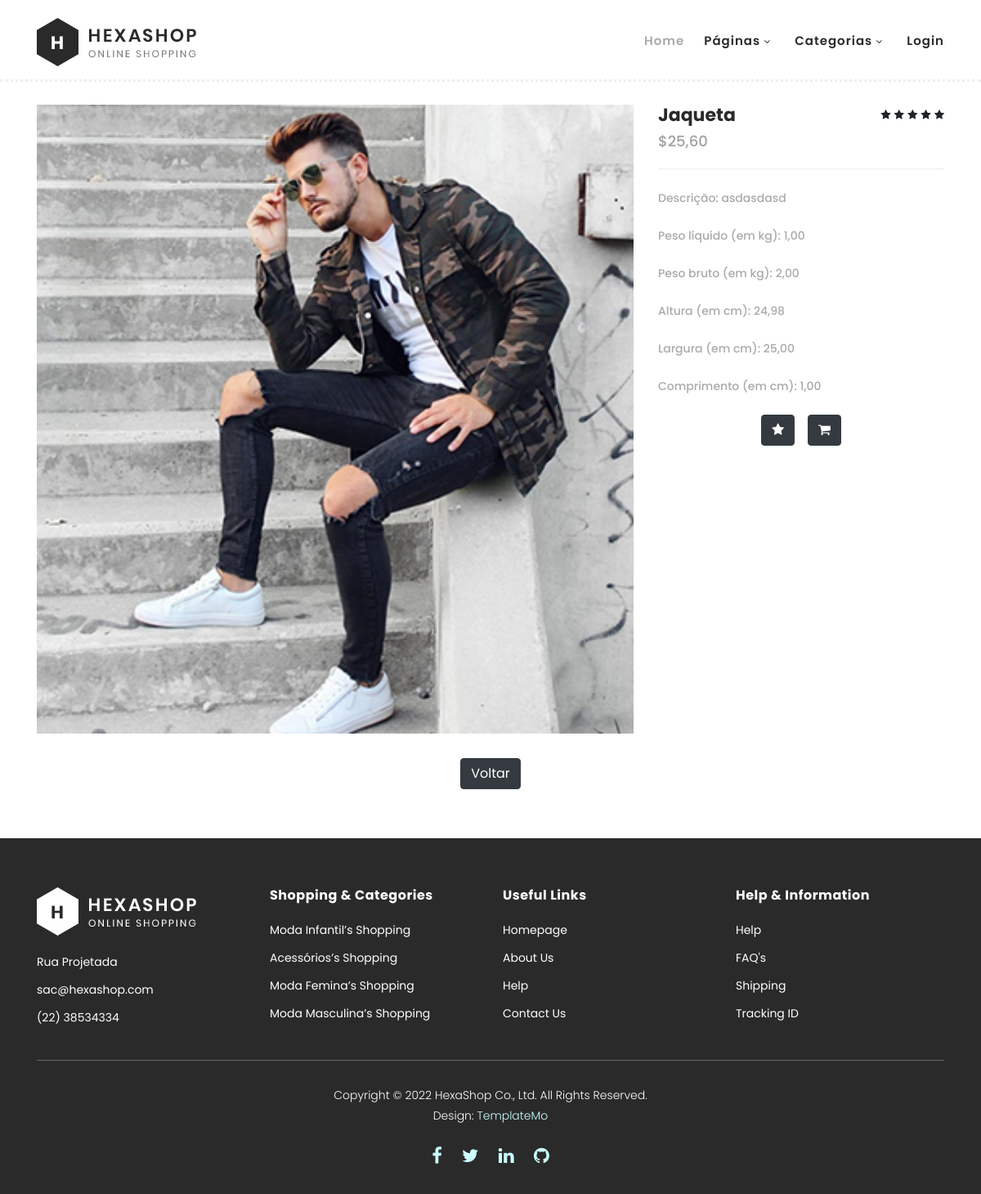
Page /visualizar/1 on the committed database.
### core/models.py (models this page shows, shortened)
class Product(models.Model):
    product_name = models.CharField(max_length = 30, verbose_name='Produto')
    product_description = models.CharField(max_length = 60, verbose_name='Descrição')
    product_price = models.DecimalField(max_digits=7, decimal_places=2, verbose_name='Preço')
    product_status = models.BooleanField(verbose_name='Disponível')
    product_image = models.ImageField(null=True, verbose_name='Imagem')
    product_netweight = models.DecimalField(max_digits=7, decimal_places=2, verbose_name="Peso líquido (em Kg):")
    product_weight = models.DecimalField(max_digits=7, decimal_places=2, verbose_name="Peso bruto (em Kg):")
    product_height = models.DecimalField(max_digits=7, decimal_places=2, verbose_name="Altura (em cm):")
    product_width = models.DecimalField(max_digits=7, decimal_places=2, verbose_name="Largura (em cm):")
    product_length = models.DecimalField(max_digits=7, decimal_places=2, verbose_name="Profundidade (em cm):")
    class Meta:
        verbose_name= 'Produto'
        verbose_name_plural = 'Produtos'
        ordering = ['product_name']

class Category(models.Model):
    category_name = models.CharField(max_length = 30, verbose_name='Categoria')
    category_description = models.CharField(max_length = 60, verbose_name='Descrição')
    category_breve = models.CharField(max_length = 45, blank=True, null=True, verbose_name='Descrição breve')
    category_image = models.ImageField(null=True, verbose_name='Imagem')
    class Meta:
        verbose_name= 'Categoria'
        verbose_name_plural = 'Categorias'
        ordering = ['category_name']

### core/views.py (the view)
# urls.py: path("visualizar/<int:pk>", views.visualizar_view, name='visualizar/'),
def visualizar_view(request, pk):
    context = dados_nav(request)
    product = Product.objects.get(pk=pk)
    context.setdefault('product', product)
    return render(request, 'visualizar.html',context )

### core/views.py (called while the page is built)
def dados_nav(request):
    categorias = Category.objects.all()
    carrinho = request.session.get('cart', {})
    qtd_prod = 0
    if len(carrinho):
        for item in carrinho.values():
            qtd_prod += int(item['quantidade'])
    aux = []
    for i in categorias:
        aux.append(i)
    if aux:
        if len(aux) < 5:
            num = len(aux)
        else:
            num = 5
        rodape = sample(aux,num)
    else:
        rodape = []
    context = {'categorias': categorias,
               'qtd_prod': qtd_prod,
               'dados': dados,
               'rodape': rodape }
    return context

### core/templates/visualizar.html (shortened to what this page needs)
{% extends 'base.html' %}
{% load static %}
{% block content %}
    <section class="section pt-5" id="product">
             <div class="container">
                <div class="row">
                    <div class="col-lg-8">
                    <div class="left-images">
                        <img src="{{product.product_image.url }}" alt="">
                    </div>
                </div>
                <div class="col-lg-4">
                    <div class="right-content">
                        <h4><input type="hidden" name='product_name' value="{{ product.product_name|safe }}">{{ product.product_name }}</h4>
                        <span class="price">$<input type="hidden" name='product_price' value={{ product.product_price }}>{{ product.product_price }}</span>
                        <ul class="stars">
                            <li><i class="fa fa-star"></i></li>
                            <li><i class="fa fa-star"></i></li>
                            <li><i class="fa fa-star"></i></li>
                            <li><i class="fa fa-star"></i></li>
                            <li><i class="fa fa-star"></i></li>
                        </ul>
                        <span>Descrição: {{ product.product_description }}</span>
                        <span>Peso líquido (em kg): {{ product.product_netweight }} </span>
                        <span>Peso bruto (em kg): {{ product.product_weight }} </span>
                        <span>Altura (em cm): {{ product.product_height }} </span>
                        <span>Largura (em cm): {{ product.product_width }} </span>
                        <span>Comprimento (em cm): {{ product.product_length }} </span>
                        <div class="row mt-4 d-flex justify-content-center">
                            <a class="btn btn-dark mx-2" href="../avaliar/{{ product.id }}"><i class="fa fa-star"></i></a>
                            <a class="btn btn-dark mx-2" href="../single-product/{{ product.id }}"><i class="fa fa-shopping-cart"></i></a>
                        </div>
                    </div>
                </div>
            </div>
            <div class="d-flex justify-content-center">
                <a href="/" class="btn btn-dark">Voltar</a>
            </div>
    </section>
{% endblock %}

### core/templates/base.html (shortened to what this page needs)
<!DOCTYPE html>
<html lang="en">
  <head>
    {% load static %}
    <link rel="stylesheet" type="text/css" href="{% static 'css/bootstrap.min.css' %}">
    <link rel="stylesheet" type="text/css" href="{% static 'css/font-awesome.css' %}">
    <link rel="stylesheet" href="{% static 'css/templatemo-hexashop.css' %}">
    <link rel="stylesheet" href="{% static 'css/owl-carousel.css' %}">
    <link rel="stylesheet" href="{% static 'css/lightbox.css' %}">
    </head>
    <body>
    <header class="header-area header-sticky">
        <div class="container">
            <div class="row">
                <div class="col-12">
                    <nav class="main-nav">
                        <a href="/" class="logo">
                            <img src="{% static 'images/logo.png' %}">
                        </a>
                        <ul class="nav">
                            <li class="scroll-to-section"><a href="/#top" class="active">Home</a></li>
                            <li class="submenu">
                                <a href="javascript:;">Páginas</a>
                            </li>
                            <li class="submenu">
                                <a href="javascript:;">Categorias</a>
                            </li>
                            {% if user.is_authenticated %}
                              <li class="scroll-to-section"><a href="{% url 'logout/' %}">Sair</a></li>
                            {% else %}
                              <li><a href="../login">Login</a></li>
                            {% endif %}
                        </ul>
                    </nav>
                </div>
            </div>
        </div>
    </header>
    {% block content %}
    {% endblock content %}
        <footer>
          <div class="container">
              <div class="row">
                  <div class="col-lg-3">
                      <div class="first-item">
                          <div class="logo">
                              <img src="{% static 'images/white-logo.png' %}" alt="hexashop ecommerce templatemo">
                          </div>
                          <ul>
                              <li><a href="#">{{ dados.loja_end }}</a></li>
                              <li><a href="mailto:someone@example.com">{{ dados.loja_email }}</a></li>
                              <li><a href="#">{{ dados.loja_tel }}</a></li>
                          </ul>
                      </div>
                  </div>
                  <div class="col-lg-3">
                      <h4>Shopping &amp; Categories</h4>
                      <ul>
                        {% for r in rodape %}
                          <li><a href="../category/{{ r.id|safe }}">{{r.category_name|safe}}’s Shopping</a></li>
                        {% endfor %}
                      </ul>
                  </div>
                  <div class="col-lg-3">
                      <h4>Useful Links</h4>
                      <ul>
                          <li><a href="/">Homepage</a></li>
                          <li><a href="#">About Us</a></li>
                          <li><a href="#">Help</a></li>
                          <li><a href="#">Contact Us</a></li>
                      </ul>
                  </div>
                  <div class="col-lg-3">
                      <h4>Help &amp; Information</h4>
                      <ul>
                          <li><a href="#">Help</a></li>
                          <li><a href="#">FAQ's</a></li>
                          <li><a href="#">Shipping</a></li>
                          <li><a href="#">Tracking ID</a></li>
                      </ul>
                  </div>
                  <div class="col-lg-12">
                      <div class="under-footer">
                          <p>Copyright © 2022 HexaShop Co., Ltd. All Rights Reserved.
                          <br>Design: <a href="https://templatemo.com/tm-571-hexashop" target="_parent" title="free css templates">TemplateMo</a></p>
                          <ul>
                              <li><a href="#"><i class="fa fa-facebook"></i></a></li>
                              <li><a href="#"><i class="fa fa-twitter"></i></a></li>
                              <li><a href="http://www.linkedin.com/in/allan-da-silva-borges"><i class="fa fa-linkedin"></i></a></li>
                              <li><a href="https://github.com/AllanSBorges"><i class="fa fa-github"></i></a></li>
                          </ul>
                      </div>
                  </div>
              </div>
          </div>
      </footer>
  </body>
</html>

### rows in the picture
Product: product_image (picture), product_name "Jaqueta", product_price "25,60", product_description "asdasdasd", product_netweight "1,00", product_weight "2,00", product_height "24,98", product_width "25,00", product_length "1,00"
Category: category_name "Moda Infantil"
Category: category_name "Acessórios"
Category: category_name "Moda Femina"
Category: category_name "Moda Masculina"

### other values in the picture
{{ dados.loja_end }} "Rua Projetada"
{{ dados.loja_email }} "sac@hexashop.com"
{{ dados.loja_tel }} "(22) 38534334"
